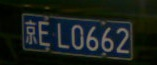
#> input picture 0_rough.jpg, 157 x 65 px
$ python -i finemapping.py   (imports and definitions only)   (older library calls are emulated)
#> lines starting #> are read from the running program, lines starting #| are printed output that depends on the picture; after the words box and inside, x2 and y2 are one past the last pixel; in counts of white or black regions, pixels touching at a corner belong together
#> further down, picture is the input picture: shape (65, 157, 3); mean B, G, R 26, 29.7, 23
### hyperlpr/deskew.py
#coding=utf-8
import numpy as np
import cv2
import time;
from matplotlib import pyplot as plt
import math

from scipy.ndimage import filters
#
# def strokeFiter():
#     pass;

def angle(x,y):
    return int(math.atan2(float(y),float(x))*180.0/3.1415);

# [15 lines left out: function h_rot, not called in this run]


def v_rot(img,angel,shape,max_angel):

    size_o = [shape[1],shape[0]]

    size = (shape[1]+ int(shape[0]*np.cos((float(max_angel )/180) * 3.14)),shape[0])


    interval = abs( int( np.sin((float(angel) /180) * 3.14)* shape[0]));

    pts1 = np.float32([[0,0]         ,[0,size_o[1]],[size_o[0],0],[size_o[0],size_o[1]]])
    if(angel>0):

        pts2 = np.float32([[interval,0],[0,size[1]  ],[size[0],0  ],[size[0]-interval,size_o[1]]])
    else:
        pts2 = np.float32([[0,0],[interval,size[1]  ],[size[0]-interval,0  ],[size[0],size_o[1]]])

    M  = cv2.getPerspectiveTransform(pts1,pts2);
    dst = cv2.warpPerspective(img,M,size);
    return dst,M;

def skew_detection(image_gray):
    h, w = image_gray.shape[:2]
    eigen = cv2.cornerEigenValsAndVecs(image_gray,12, 5)
    angle_sur = np.zeros(180,np.uint);
    eigen = eigen.reshape(h, w, 3, 2)
    flow = eigen[:,:,2]
    vis = image_gray.copy()
    vis[:] = (192 + np.uint32(vis)) / 2
    d = 12
    points =  np.dstack( np.mgrid[d/2:w:d, d/2:h:d] ).reshape(-1, 2)
    for x, y in points:
       vx, vy = np.int32(flow[y, x]*d)
       # cv2.line(rgb, (x-vx, y-vy), (x+vx, y+vy), (0, 355, 0), 1, cv2.LINE_AA)
       ang = angle(vx,vy);
       angle_sur[(ang+180)%180] +=1;
    # torr_bin = 30
    angle_sur = angle_sur.astype(np.float)
    angle_sur = (angle_sur-angle_sur.min())/(angle_sur.max()-angle_sur.min())
    angle_sur = filters.gaussian_filter1d(angle_sur,5)
    skew_v_val =  angle_sur[20:180-20].max();
    skew_v = angle_sur[30:180-30].argmax() + 30;
    skew_h_A = angle_sur[0:30].max()
    skew_h_B = angle_sur[150:180].max()
    skew_h = 0;
    if (skew_h_A > skew_v_val*0.3 or skew_h_B > skew_v_val*0.3):
        if skew_h_A>=skew_h_B:
            skew_h = angle_sur[0:20].argmax()
        else:
            skew_h = - angle_sur[160:180].argmax()
    return skew_h,skew_v


def fastDeskew(image):
    image_gray = cv2.cvtColor(image,cv2.COLOR_BGR2GRAY)
    skew_h,skew_v = skew_detection(image_gray)

    print "校正角度 h ",skew_h,"v",skew_v

    deskew,M = v_rot(image,int((90-skew_v)*1.5),image.shape,60)
    return deskew,M


# [14 lines that do not run on import are left out]

### hyperlpr/finemapping.py
#coding=utf-8
import cv2
import numpy as np


import niblack_thresholding as nt

import deskew

def fitLine_ransac(pts,zero_add = 0 ):
    if len(pts)>=2:
        [vx, vy, x, y] = cv2.fitLine(pts, cv2.DIST_HUBER, 0, 0.01, 0.01)
        lefty = int((-x * vy / vx) + y)
        righty = int(((136- x) * vy / vx) + y)
        return lefty+30+zero_add,righty+30+zero_add
    return 0,0


#精定位算法
def findContoursAndDrawBoundingBox(image_rgb):


    line_upper  = [];
    line_lower = [];

    line_experiment = []
    grouped_rects = []
    gray_image = cv2.cvtColor(image_rgb,cv2.COLOR_BGR2GRAY)
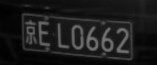
#> gray_image: shape (65, 157); min 0, max 122, mean 27.2

    # for k in np.linspace(-1.5, -0.2,10):
    for k in np.linspace(-50, 0, 15):

        # thresh_niblack = threshold_niblack(gray_image, window_size=21, k=k)
        # binary_niblack = gray_image > thresh_niblack
        # binary_niblack = binary_niblack.astype(np.uint8) * 255

        binary_niblack = cv2.adaptiveThreshold(gray_image,255,cv2.ADAPTIVE_THRESH_MEAN_C,cv2.THRESH_BINARY,17,k)
        # cv2.imshow("image1",binary_niblack)
        # cv2.waitKey(0)
        imagex, contours, hierarchy = cv2.findContours(binary_niblack.copy(),cv2.RETR_EXTERNAL,cv2.CHAIN_APPROX_SIMPLE)
        for contour in contours:
            bdbox = cv2.boundingRect(contour)
            if (bdbox[3]/float(bdbox[2])>0.7 and bdbox[3]*bdbox[2]>100 and bdbox[3]*bdbox[2]<1200) or (bdbox[3]/float(bdbox[2])>3 and bdbox[3]*bdbox[2]<100):
                # cv2.rectangle(rgb,(bdbox[0],bdbox[1]),(bdbox[0]+bdbox[2],bdbox[1]+bdbox[3]),(255,0,0),1)
                line_upper.append([bdbox[0],bdbox[1]])
                line_lower.append([bdbox[0]+bdbox[2],bdbox[1]+bdbox[3]])

                line_experiment.append([bdbox[0],bdbox[1]])
                line_experiment.append([bdbox[0]+bdbox[2],bdbox[1]+bdbox[3]])
#> this loop made 15 passes
#> pass 1, in findContoursAndDrawBoundingBox, `binary_niblack = cv2.adaptiveThreshold(gray_image,255,cv2.ADAPTIVE_THR..`:
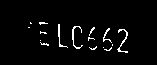
#> binary_niblack: shape (65, 157); 3.1% white in thin lines or dots, all inside (x1, y1, x2, y2) = (28, 22, 128, 53)
#> pass 3, in findContoursAndDrawBoundingBox, `binary_niblack = cv2.adaptiveThreshold(gray_image,255,cv2.ADAPTIVE_THR..`:
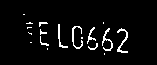
#> binary_niblack: shape (65, 157); 4.6% white in thin lines or dots, all inside (x1, y1, x2, y2) = (23, 14, 128, 55)
#> after the loop, line_experiment = 188 pairs, first value 0 to 133, second value 13 to 65; line_lower = 94 pairs, first value 2 to 133, second value 26 to 65; line_upper = 94 pairs, first value 0 to 131, second value 13 to 39
                # grouped_rects.append(bdbox)

    rgb = cv2.copyMakeBorder(image_rgb,30,30,0,0,cv2.BORDER_REPLICATE)
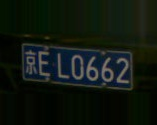
#> rgb: shape (125, 157, 3); mean B, G, R 15.7, 23.3, 15.9
    leftyA, rightyA = fitLine_ransac(np.array(line_lower),3)
#> in fitLine_ransac, `[vx, vy, x, y] = cv2.fitLine(pts, cv2.DIST_HUBER, 0, 0.01, 0.01)`: vx = [0.996]; vy = [0.0945]; x = [86.38]; y = [49.47]
#> in fitLine_ransac, `lefty = int((-x * vy / vx) + y)`: lefty = 41
#> in fitLine_ransac, `righty = int(((136- x) * vy / vx) + y)`: righty = 54
#> leftyA = 74; rightyA = 87
    rows,cols = rgb.shape[:2]
#> rows = 125; cols = 157

    # rgb = cv2.line(rgb, (cols - 1, rightyA), (0, leftyA), (0, 0, 255), 1,cv2.LINE_AA)

    leftyB, rightyB = fitLine_ransac(np.array(line_upper),-3)
#> leftyB = 46; rightyB = 57

    rows,cols = rgb.shape[:2]

    # rgb = cv2.line(rgb, (cols - 1, rightyB), (0, leftyB), (0,255, 0), 1,cv2.LINE_AA)
    pts_map1  = np.float32([[cols - 1, rightyA], [0, leftyA],[cols - 1, rightyB], [0, leftyB]])
#> pts_map1 = [[156, 87], [0, 74], [156, 57], [0, 46]]
    pts_map2 = np.float32([[136,36],[0,36],[136,0],[0,0]])
    mat = cv2.getPerspectiveTransform(pts_map1,pts_map2)
#> mat = [[0.934, 0, 0], [-0.0907, 1.29, -59.14], [0.000458, 0, 1]]
    image = cv2.warpPerspective(rgb,mat,(136,36),flags=cv2.INTER_CUBIC)
    image,M = deskew.fastDeskew(image)
#> in fastDeskew, `image_gray = cv2.cvtColor(image,cv2.COLOR_BGR2GRAY)`:
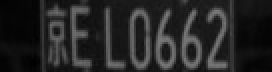
#> image_gray: shape (36, 136) (shown 2 times larger); min 0, max 121, mean 37.2
#> in skew_detection, `vis[:] = (192 + np.uint32(vis)) / 2`:
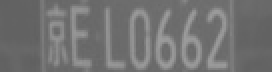
#> vis: shape (36, 136) (shown 2 times larger); min 96, max 156, mean 114.4
#> the loop in skew_detection, `for x, y in points:` made 33 passes
#> (vx, vy, ang) on passes 1 to 12: (-1, -11, -95), (-11, -1, -174), (-4, -11, -109), (0, -11, -90), (0, -11, -90), (0, -11, -90), (7, -9, -52), (0, -11, -90), (-1, -11, -95), (11, -4, -19), (-2, -11, -100), (-9, -7, -142)
#> after the loop in skew_detection, `for x, y in points:`: angle_sur = 180 values, max 10 at index 90, min 0 at index 1, mean 0.183
#> in skew_detection, `angle_sur = (angle_sur-angle_sur.min())/(angle_sur.max()-angle_sur.min..`: angle_sur = 180 values, max 1 at index 90, min 0 at index 1, mean 0.0183
#> in skew_detection, `angle_sur = filters.gaussian_filter1d(angle_sur,5)`: angle_sur = 180 values, max 0.0986 at index 90, min 9.54e-05 at index 22, mean 0.0183
#> in skew_detection, `skew_v_val =  angle_sur[20:180-20].max();`: skew_v_val = 0.0986
#> in skew_detection, `skew_v = angle_sur[30:180-30].argmax() + 30;`: skew_v = 90
#> in skew_detection, `skew_h_A = angle_sur[0:30].max()`: skew_h_A = 0.0227
#> in skew_detection, `skew_h_B = angle_sur[150:180].max()`: skew_h_B = 0.0247
#> in fastDeskew, `skew_h,skew_v = skew_detection(image_gray)`: skew_h = 0; skew_v = 90
#| 校正角度 h  0 v 90
#> in v_rot, `dst = cv2.warpPerspective(img,M,size);`:
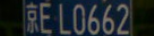
#> dst: shape (36, 154, 3); mean B, G, R 43.2, 38.9, 31.7
#> in fastDeskew, `deskew,M = v_rot(image,int((90-skew_v)*1.5),image.shape,60)`: M = [[1.13, 0, 0], [0, 1, 0], [0, 0, 1]]
#> M = [[1.13, 0, 0], [0, 1, 0], [0, 0, 1]]

    return image


#多级
# [56 lines left out: function findContoursAndDrawBoundingBox2, not called in this run]

>>> import cv2
>>> picture = cv2.imread('../0_rough.jpg')
>>> result = findContoursAndDrawBoundingBox(picture)
